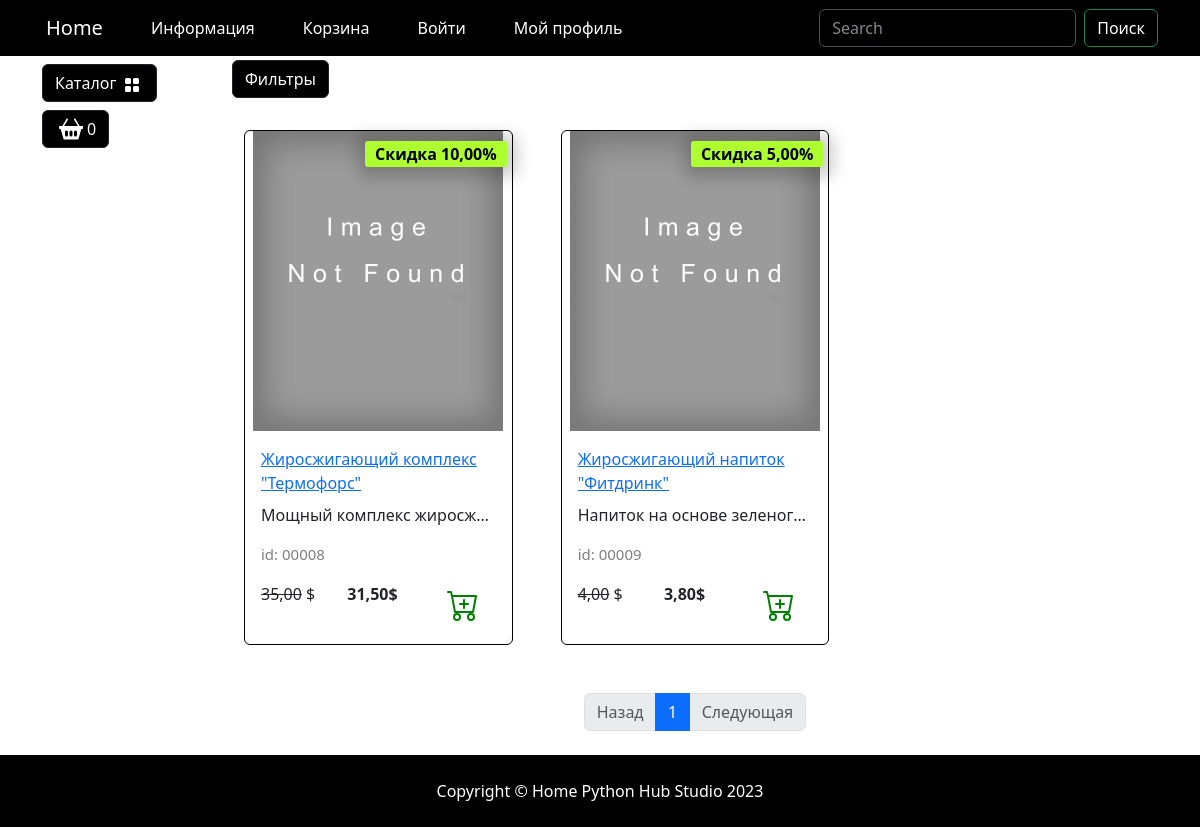
Page /catalog/zhiroszhigateli/ on the earlier database version.
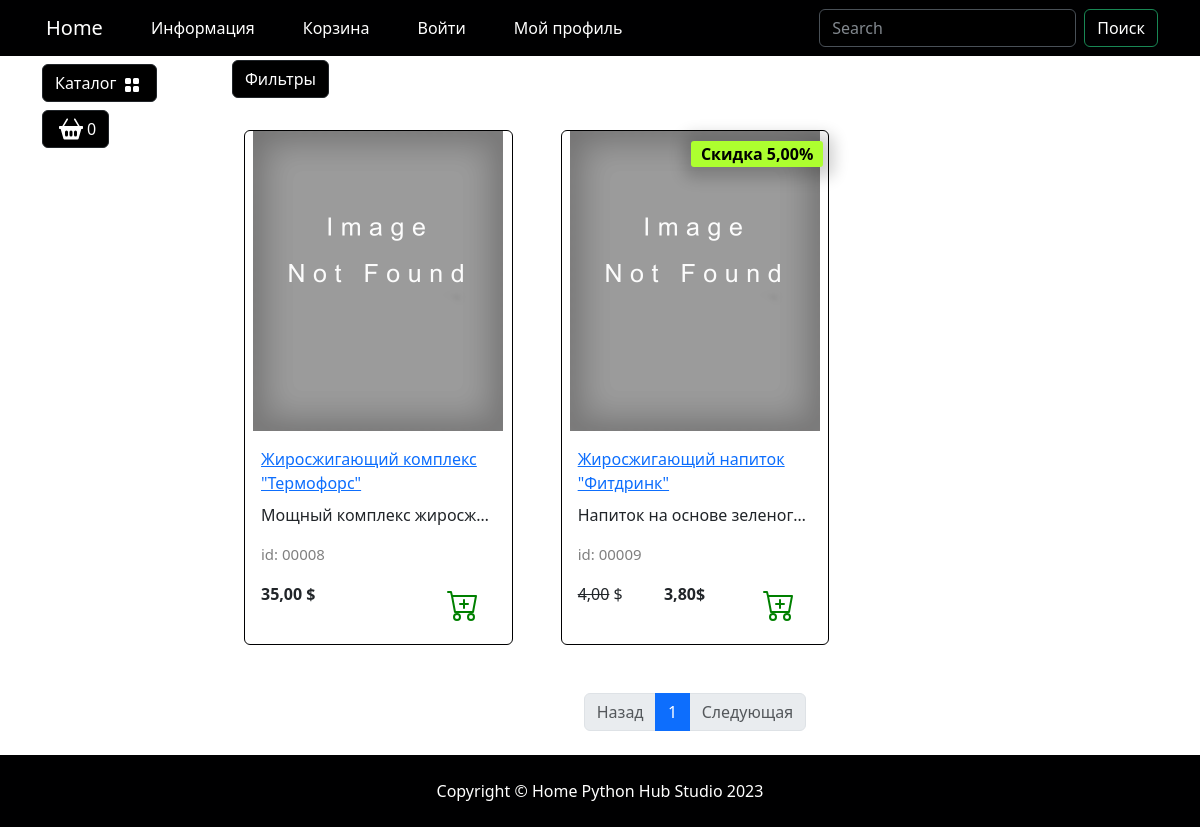
Same page on the later database version.
### goods/models.py (models this page shows, shortened)
class Products(models.Model):
    name = models.CharField(max_length=150, unique=True, verbose_name='Название')
    slug = models.SlugField(max_length=200, blank=True, null=True, verbose_name='URL')
    description = models.TextField(blank=True, null=True, verbose_name='Описание')
    image = models.ImageField(upload_to='goods_images', blank=True, null=True, verbose_name='Изображение')
    price = models.DecimalField(default=0.00, max_digits=7, decimal_places=2, verbose_name='Цена')
    discount = models.DecimalField(default=0.00, max_digits=7, decimal_places=2, verbose_name='Скидка в %')
    quantity = models.PositiveIntegerField(default=0, verbose_name='Количество')
    category = models.ForeignKey(to=Categories, on_delete=models.CASCADE, verbose_name='Категория')
    class Meta:
        db_table = 'product'
        verbose_name = 'Продукт'
        verbose_name_plural = 'Продукты'
        ordering = ("id",)
    def display_id(self):
        return f"{self.id:05}"
    def sell_price(self):
        if self.discount:
            return round(self.price - self.price*self.discount/100, 2)
        return self.price

### goods/views.py (the view)
# urls.py: path('catalog/', include('goods.urls', namespace='catalog')),
def catalog(request, category_slug=None):
    page = request.GET.get('page', 1)
    on_sale = request.GET.get('on_sale', None)
    order_by = request.GET.get('order_by', None)
    query = request.GET.get('q', None)
    if category_slug == 'all':
        goods = Products.objects.all()
    elif query:
        goods = q_search(query)
    else:
        goods = get_list_or_404(Products.objects.filter(category__slug=category_slug))
    if on_sale:
        goods = goods.filter(discount__gt=0)
    if order_by and order_by != "default":
        goods = goods.order_by(order_by)
    paginator = Paginator(goods, 3)
    current_page = paginator.page(int(page))
    context = {
        "title": "Home - Каталог",
        "goods": current_page,
        "slug_url": category_slug
    }
    return render(request, "goods/catalog.html", context)

### goods/templatetags/goods_tags.py (called while the page is built)
@register.simple_tag()
def tag_categories():
    return Categories.objects.all()

@register.simple_tag(takes_context=True)
def change_params(context, **kwargs):
    query = context['request'].GET.dict()
    query.update(kwargs)
    return urlencode(query)

### goods/templates/goods/catalog.html (shortened to what this page needs)
{% extends "base.html" %}
{% load static %}
{% load goods_tags %}
{% block content %}
                    <div class="row">
                        <div class="dropdown mb-2">
                            <button class="btn btn-secondary dropdown-toggle btn-dark" type="button" data-bs-toggle="dropdown"
                                aria-expanded="false">
                                Фильтры
                            </button>
                        </div>
                        {% for product in goods %}
                            <div class="col-lg-4 col-md-6 p-4">
                                <div class="card border-primary rounded custom-shadow">
                                    {% if product.image %}
                                        <div class='product'>
                                        <img src="{{product.image.url}}" class="card-img-top" alt="{{product.name}}">
                                        </div>
                                    {% else %}
                                        <div class='product'>
                                        <img src="{%static "deps/images/Not found image.png"%}" class="card-img-top" alt="...">
                                        </div>
                                    {% endif %}
                                    <div class="card-body">
                                        <a href="{% url "catalog:product" product.slug %}">
                                            <p class="card-title">{{ product.name }}</p>
                                        </a>
                                        <p class="card-text text-truncate">{{ product.description|truncatechars:35 }}</p>
                                        <p class="product_id">id: {{product.display_id}}</p>
                                        <div class="d-flex justify-content-between">
                                            {% if product.discount %}
                                                <p><s>{{ product.price }}</s> $</p>
                                                <p><strong>{{ product.sell_price }}$</strong></p>
                                                <span class="badge bg-warning text-dark">Скидка {{ product.discount }}%</span>
                                            {% else %}
                                                <p><strong>{{ product.price }} $</strong></p>
                                            {% endif %}
                                            <a href="#" class="btn add-to-cart">
                                                <img class="mx-1" src="{% static "deps/icons/cart-plus.svg" %}" alt="Catalog Icon"
                                                    width="32" height="32">
                                            </a>
                                        </div>
                                    </div>
                                </div>
                            </div>
                            {% endfor %}
                        </div>
                     {% if goods %}
                        <nav aria-label="Page navigation example">
                            <ul class="pagination justify-content-center my-4">
                                <div class="custom-shadow d-flex">
                                    <li class="page-item {% if not goods.has_previous %} disabled {% endif %}">
                                    <a class="page-link" href="{% if goods.has_previous %}?{% change_params page=goods.previous_page_page %}
                                    {% else %}ё
                                    #
                                    {% endif %}">Назад</a>
                                    </li>
                                    {% for page in goods.paginator.page_range %}
                                    {% if page >= goods.number|add:-2 and page <= goods.number|add:2 %}
                                        <li class="page-item {% if goods.number == page %} active {% endif %}">
                                            <a class="page-link" href="?{% change_params page=page %}">{{ page }}</a>
                                        </li>
                        {% endif %}
                                {% endfor %}
                                <li class="page-item {% if not goods.has_next %} disabled {% endif %}">
                                  <a class="page-link" href="{% if goods.has_next %}?{% change_params page=goods.next_page_page %}
                                  {% else %}
                                  #
                                  {% endif %}">Следующая</a>
                                </li>
                            </div>
                        </ul>
                    </nav>
                     {% endif %}
{% endblock content %}
{% block footer %}
    <footer class="py-4 bg-dark">
        <div class="container">
            <p class="m-0 text-center text-white">Copyright &copy; Home Python Hub Studio 2023</p>
        </div>
    </footer>
{% endblock footer %}

### templates/base.html (shortened to what this page needs)
{% load static %}
{% load goods_tags %}
<!DOCTYPE html>
<html lang="en">
<head>
    <link rel="stylesheet" href="{%static "deps/css/bootstrap/bootstrap.min.css"%}">
    <link rel="stylesheet" href="{%static "deps/css/my_css.css" %}">
</head>
<body>
    <header>
        <nav class="navbar navbar-expand-lg bg-dark" data-bs-theme="dark">
            <div class="container">
                <a class="navbar-brand" href="{% url "main:index" %}" style="
                padding-left: 4px;
                margin-right: 24px;">Home</a>
                <div class="collapse navbar-collapse" id="navbarSupportedContent">
                    <ul class="navbar-nav me-auto mb-2 mb-lg-0">
                        <li class="nav-item dropdown ">
                            <a class="nav-link dropdown-toggle text-white" href="{% url "main:about"%}" role="button"
                            aria-expanded="false" style="
                            padding-left: 24px;
                            padding-right: 24px;
                        ">
                            Информация
                        </a>
                        </li>
                        <li class="nav-item">
                            <a class="nav-link  text-white" href="carts/cart.html" style="
                            padding-left: 24px;
                            padding-right: 24px;
                        ">Корзина</a>
                        </li>
                        <li class="nav-item">
                            <a class="nav-link  text-white" href="{% url "user:login" %}" style="
                            padding-left: 24px;
                            padding-right: 24px;
                        ">Войти</a>
                        </li>
                        <li class="nav-item dropdown ">
                            <a class="nav-link dropdown-toggle text-white" href="#" role="button"
                                data-bs-toggle="dropdown" aria-expanded="false" style="
                                padding-left: 24px;
                                padding-right: 24px;
                            ">
                                Мой профиль
                            </a>
                        </li>
                    </ul>
                    <form class="d-flex" role="search" action="{% url "catalog:search"%}" method="get">
                        <input class="form-control me-2" type="search" name="q" placeholder="Search" aria-label="Search">
                        <button class="btn btn-outline-success text-white" type="submit">Поиск</button>
                    </form>
                </div>
            </div>
        </nav>
    </header>
    <section>
        <div class="container">
            <div class="row mt-1 position-fixed z-3">
                <div class="dropdown mb-2">
                    <button class="btn btn-secondary dropdown-toggle btn-dark" type="button" data-bs-toggle="dropdown"
                        aria-expanded="false">
                        Каталог
                        <img class="mx-1" src="{% static "deps/icons/grid-fill.svg"%}" alt="Catalog Icon" width="16"
                            height="16">
                    </button>
                        {% tag_categories as categories %}
                </div>
                <div>
                    <button type="button" class="btn btn-dark btn-secondary d-flex" id="modalButton"
                        aria-expanded="false">
                        <img class="mx-1" src="{%static "deps/icons/basket2-fill.svg"%}" alt="Catalog Icon" width="24"
                            height="24">
                        <span id="goods-in-cart-count">0</span>
                    </button>
                </div>
            </div>
        </div>
        <div class="container">
            <div class="row mt-1">
                <div class="col-lg-2">
                </div>
                <div class="col-lg-10">
                    {% block content %}
                    {% endblock content %}
                </div>
            </div>
        </div>
    </section>
    {% block footer %}
    {% endblock footer %}
</body>
</html>

### static/deps/css/my_css.css (style rules this page uses)
body { background-image: url("../images/bg-image.jpg"); background-repeat: no-repeat; background-attachment: fixed; background-position: center center; background-size: cover; height: 100%; }
.dropdown-toggle::after { content: none; }
.product_id { color: gray; font-size: 15px; }
.badge.bg-warning.text-dark { position: absolute; top: 10px; right: 5px; z-index: 1; padding: 5px 10px; border-radius: 3px; font-size: 1rem; box-shadow: 2px 2px 15px 9px #00000030; }

### goods/templates/goods/catalog.html (style rules this page uses)
.product { width: 100%; height: 300px; overflow: hidden; position: relative; }
.product img { width: 100%; height: 100%; object-fit: contain; display: block; }

Differences in the rows shown:
changed Products "Жиросжигающий комплекс \"Термофорс\"": sell_price "31,50" → (not shown); discount "10,00" → (not shown)
